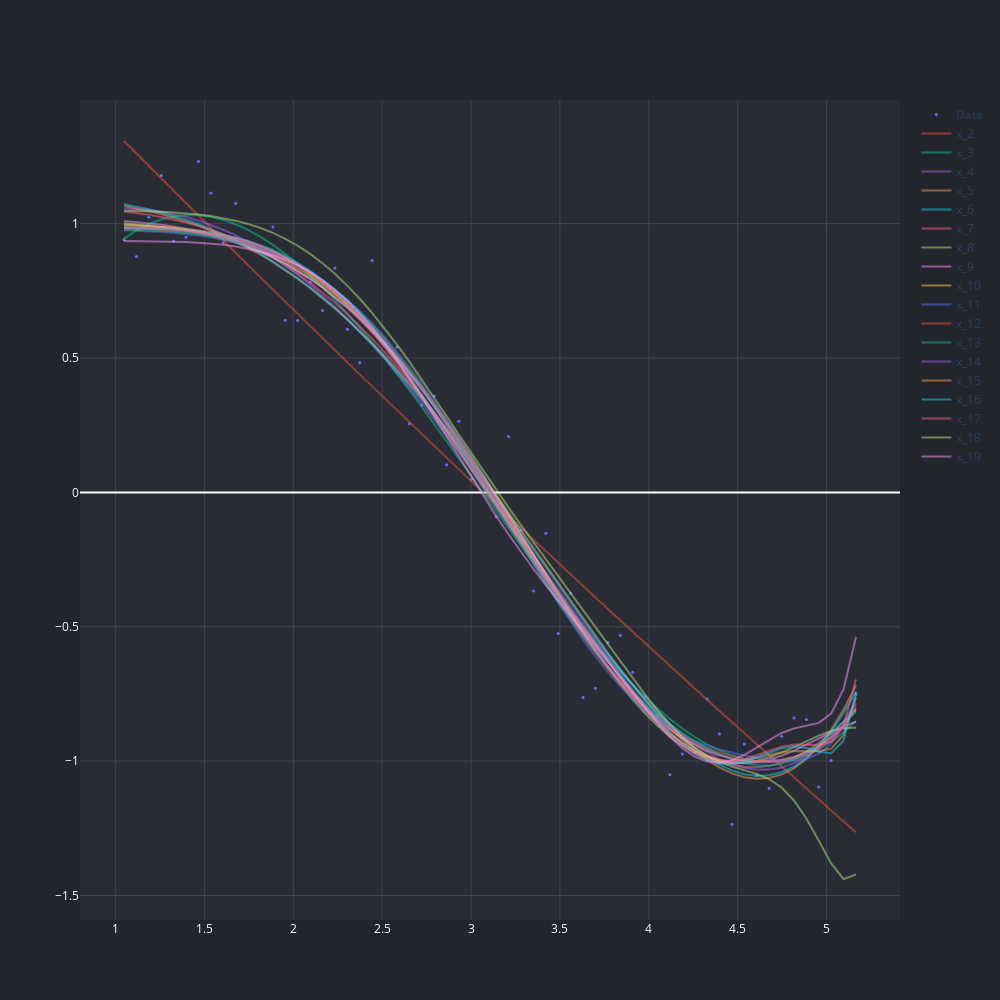

Notebook source saved alongside this figure:
### Code cell
def regression(df, power, model):

    predictors = ['x']

    if power >=2:
        predictors.extend(['x_%d'%i for i in range(2,power+1)])

    model.fit(df[predictors], df['y'])

    plot = go.Scatter(
        x=df.x, 
        y=model.predict(df[predictors]), 
        mode ='lines',
        opacity = 0.5,
        name = 'x_%d'%power,
        marker=dict(
            size=3,
            )
        )


    #Return the result in pre-defined format
    rss = sum((model.predict(df[predictors])-df.y)**2)
    ret = [rss]
    ret.extend([model.intercept_])
    ret.extend(model.coef_)

    return plot, ret

data = []

data.append(
    go.Scatter(
        x=df.x, 
        y=df.y, 
        mode ='markers',
        name = 'Data',
        marker=dict(
            size=3,
            )
        )
)

#Initialize a dataframe to store the results:
col = ['rss','intercept'] + ['coef_x_%d'%i for i in range(1,20)]
ind = ['model_pow_%d'%i for i in range(1,20)]
coef_matrix= pd.DataFrame(index=ind, columns=col)

for i in range(2,20):
    plot, res = regression(df, i, linear_model.BayesianRidge())
    data.append(plot)
    coef_matrix.iloc[i-1,0:i+2] = res



fig = go.Figure(data=data)

render(fig, 1000,1000)
fig.show()
